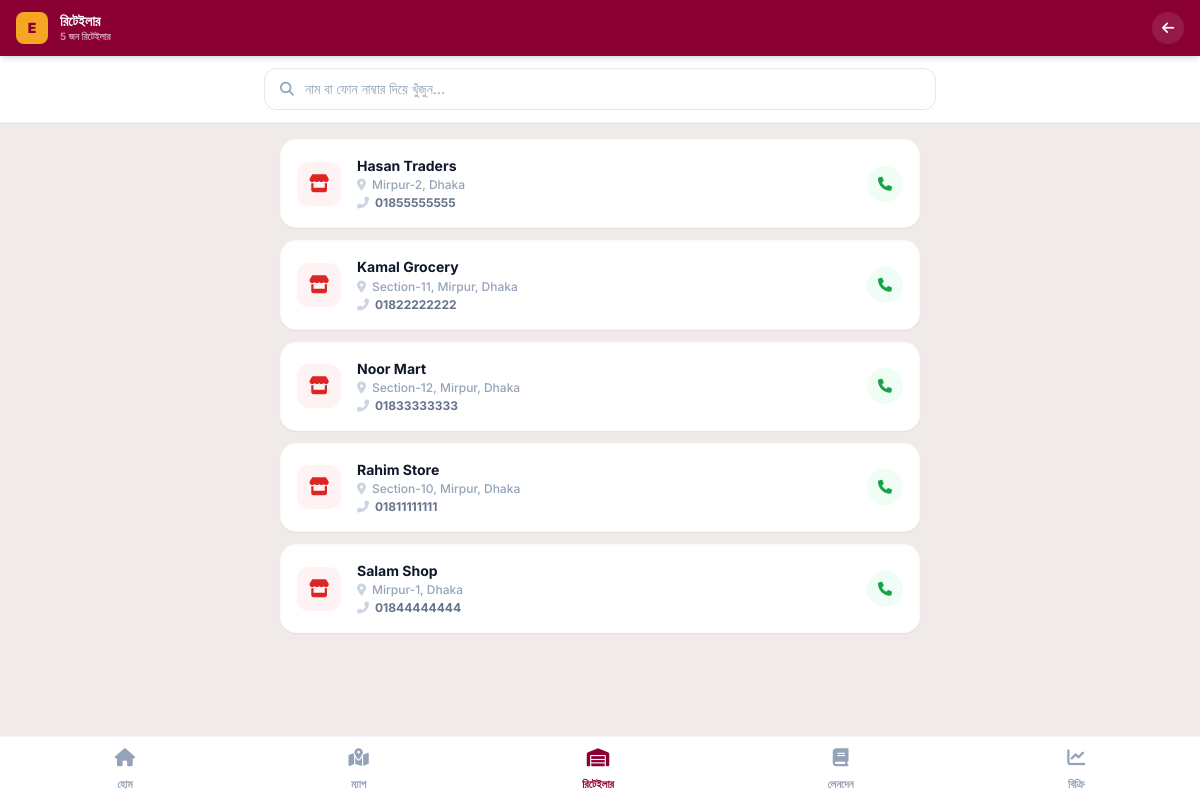
Screenshot of /agent/retailers.php (signed in) with the database file from the repository.
### tables this page shows
CREATE TABLE `retailers` (
  `id` INT AUTO_INCREMENT PRIMARY KEY,
  `agent_id` INT NOT NULL,
  `name` VARCHAR(100) NOT NULL,
  `phone` VARCHAR(20),
  `address` TEXT,
  `lat` DECIMAL(10,8),
  `lng` DECIMAL(11,8),
  `status` ENUM('active','inactive') DEFAULT 'active',
  `created_at` DATETIME DEFAULT CURRENT_TIMESTAMP,
  FOREIGN KEY (`agent_id`) REFERENCES `agents`(`id`) ON DELETE CASCADE
);

### agent/retailers.php (the view, shortened to what this page needs)
<?php
$agentId = $_SESSION['agent_id'] ?? 0;
$pdo = getDB();
$stmt = $pdo->prepare("SELECT * FROM retailers WHERE agent_id = ? AND status = 'active' ORDER BY name ASC");
$stmt->execute([$agentId]);
$retailers = $stmt->fetchAll();
?>
<!DOCTYPE html>
<html lang="en" class="h-full">
<head>
    <script src="https://cdn.tailwindcss.com"></script>
    <?php include dirname(__DIR__) . '/includes/fontawesome.php'; ?>
</head>
<body class="bg-brandbg min-h-full flex flex-col font-sans antialiased text-slate-800 pb-20">
    <header class="bg-primary text-white h-14 flex items-center px-4 sticky top-0 z-50 shadow-md">
        <div class="flex items-center gap-3 w-full">
            <div class="w-8 h-8 bg-gold rounded-lg flex items-center justify-center text-primary font-black text-sm">E</div>
            <div class="flex-1">
                <h1 class="text-sm font-bold leading-tight">রিটেইলার</h1>
                <p class="text-[10px] text-white/60 font-semibold"><?= count($retailers) ?> জন রিটেইলার</p>
            </div>
            <div class="w-8 h-8 rounded-full bg-white/10 hover:bg-white/20 text-white flex items-center justify-center cursor-pointer transition-colors" onclick="history.back()">
                <i class="fas fa-arrow-left text-sm"></i>
            </div>
        </div>
    </header>
    <div class="bg-white p-3 sticky top-14 z-40 shadow-sm border-b border-slate-100">
        <div class="max-w-2xl mx-auto relative">
            <span class="absolute left-4 top-1/2 -translate-y-1/2 text-slate-400 text-sm">
                <i class="fas fa-search"></i>
            </span>
            <input type="text" id="searchInput" class="w-full pl-10 pr-4 py-2.5 border border-slate-200 rounded-xl text-sm focus:border-primary focus:ring-4 focus:ring-primary/10 outline-none transition-all placeholder:text-slate-400" placeholder="নাম বা ফোন নাম্বার দিয়ে খুঁজুন...">
        </div>
    </div>
    <main class="flex-1 max-w-2xl mx-auto w-full p-4">
        <?php if (empty($retailers)): ?>
            <div class="bg-white rounded-2xl p-8 text-center shadow-sm border border-slate-100/50 flex flex-col items-center mt-8">
                <div class="w-12 h-12 rounded-full bg-slate-100 text-slate-400 flex items-center justify-center text-lg mb-3">
                    <i class="fas fa-warehouse"></i>
                </div>
                <h2 class="text-base font-bold text-slate-800">কোনো রিটেইলার পাওয়া যায়নি</h2>
                <p class="text-xs text-slate-400 mt-1">আপনার এলাকায় এখনো কোনো সচল রিটেইলার যুক্ত করা হয়নি।</p>
            </div>
        <?php else: ?>
            <div class="space-y-3">
                <?php foreach ($retailers as $r): ?>
                    <div class="retailer-card bg-white rounded-2xl p-4 shadow-sm border border-slate-100/50 flex items-center gap-4" data-search="<?= strtolower(htmlspecialchars($r['name'] . ' ' . $r['phone'])) ?>">
                        <div class="w-11 h-11 bg-red-50 text-red-600 rounded-xl flex items-center justify-center text-lg shrink-0">
                            <i class="fas fa-store"></i>
                        </div>
                        <div class="flex-1 min-w-0">
                            <h4 class="text-sm font-bold text-slate-900 truncate leading-snug"><?= htmlspecialchars($r['name']) ?></h4>
                            <p class="text-xs text-slate-400 font-medium truncate flex items-center gap-1.5 mt-0.5">
                                <i class="fas fa-map-marker-alt text-slate-300"></i>
                                <span><?= htmlspecialchars($r['address'] ?: 'লোকেশন পিন করা আছে') ?></span>
                            </p>
                            <p class="text-xs text-slate-500 font-bold flex items-center gap-1.5 mt-0.5">
                                <i class="fas fa-phone-alt text-slate-300"></i>
                                <span><?= htmlspecialchars($r['phone'] ?: 'N/A') ?></span>
                            </p>
                        </div>
                        <?php if (!empty($r['phone'])): ?>
                        <div class="shrink-0">
                            <a href="tel:<?= htmlspecialchars($r['phone']) ?>" class="w-9 h-9 rounded-full bg-green-50 text-green-600 flex items-center justify-center text-sm hover:bg-green-100 transition-colors">
                                <i class="fas fa-phone"></i>
                            </a>
                        </div>
                        <?php endif; ?>
                    </div>
                <?php endforeach; ?>
            </div>
        <?php endif; ?>
    </main>
    <nav class="bg-white border-t border-slate-100 h-16 fixed bottom-0 left-0 right-0 z-50 flex items-center justify-around px-2 shadow-lg">
        <a href="<?= BASE_URL ?>/agent/dashboard.php" class="flex flex-col items-center gap-1 text-[11px] font-bold text-slate-400 hover:text-primary transition-colors">
            <span class="text-lg"><i class="fas fa-home"></i></span>
            <span>হোম</span>
        </a>
        <a href="<?= BASE_URL ?>/agent/operation.php" class="flex flex-col items-center gap-1 text-[11px] font-bold text-slate-400 hover:text-primary transition-colors">
            <span class="text-lg"><i class="fas fa-map-marked-alt"></i></span>
            <span>ম্যাপ</span>
        </a>
        <a href="<?= BASE_URL ?>/agent/retailers.php" class="flex flex-col items-center gap-1 text-[11px] font-bold text-primary transition-colors">
            <span class="text-lg"><i class="fas fa-warehouse"></i></span>
            <span>রিটেইলার</span>
        </a>
        <a href="<?= BASE_URL ?>/agent/ledger.php" class="flex flex-col items-center gap-1 text-[11px] font-bold text-slate-400 hover:text-primary transition-colors">
            <span class="text-lg"><i class="fas fa-book"></i></span>
            <span>লেনদেন</span>
        </a>
        <a href="<?= BASE_URL ?>/agent/sales.php" class="flex flex-col items-center gap-1 text-[11px] font-bold text-slate-400 hover:text-primary transition-colors">
            <span class="text-lg"><i class="fas fa-chart-line"></i></span>
            <span>বিক্রি</span>
        </a>
    </nav>
</body>
</html>

### rows the page displays
retailers: name "Hasan Traders", address "Mirpur-2, Dhaka", phone "01855555555"
retailers: name "Kamal Grocery", address "Section-11, Mirpur, Dhaka", phone "01822222222"
retailers: name "Noor Mart", address "Section-12, Mirpur, Dhaka", phone "01833333333"
retailers: name "Rahim Store", address "Section-10, Mirpur, Dhaka", phone "01811111111"
retailers: name "Salam Shop", address "Mirpur-1, Dhaka", phone "01844444444"

### other values shown
count($retailers) "5"
